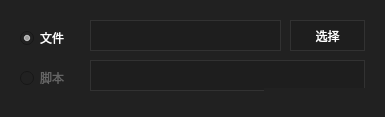
<?xml version="1.0" encoding="UTF-8"?>
<ui version="4.0">
 <class>keyExec</class>
 <widget class="QWidget" name="keyExec">
  <property name="geometry">
   <rect>
    <x>0</x>
    <y>0</y>
    <width>385</width>
    <height>117</height>
   </rect>
  </property>
  <property name="minimumSize">
   <size>
    <width>0</width>
    <height>100</height>
   </size>
  </property>
  <property name="windowTitle">
   <string>Form</string>
  </property>
  <property name="styleSheet">
   <string notr="true">background-color: rgb(33, 33, 33);</string>
  </property>
  <widget class="QLineEdit" name="lineEdit">
   <property name="geometry">
    <rect>
     <x>90</x>
     <y>20</y>
     <width>191</width>
     <height>31</height>
    </rect>
   </property>
   <property name="styleSheet">
    <string notr="true">QLineEdit
{
	color: rgb(255, 255, 255);
	background-color: rgb(30, 30, 30);
	border:1px solid rgb(50,50,50);
	padding-left:10px;
}
QLineEdit:hover
{
	border:1px solid rgb(255,200,0);
}

QLineEdit:selected:active
{
border:1px solid rgb(255,200,0);
}

QLineEdit:!enabled{
	color: rgb(100, 100, 100)
}

</string>
   </property>
   <property name="readOnly">
    <bool>true</bool>
   </property>
  </widget>
  <widget class="QPushButton" name="pushButton">
   <property name="enabled">
    <bool>true</bool>
   </property>
   <property name="geometry">
    <rect>
     <x>290</x>
     <y>20</y>
     <width>75</width>
     <height>31</height>
    </rect>
   </property>
   <property name="styleSheet">
    <string notr="true">QPushButton{
	color: rgb(255, 255, 255);
	background-color: rgb(30, 30, 30);
	border:1px solid rgb(50,50,50);
}
QPushButton:hover{

	border:1px solid rgb(255,200,0);
	color: rgb(255, 255, 255);
}
QPushButton:pressed{
	background-color: rgb(255, 200, 0);
	color: rgb(30, 30, 30);
}

QPushButton:!enabled{
	color: rgb(100, 100, 100)
}</string>
   </property>
   <property name="text">
    <string>选择</string>
   </property>
  </widget>
  <widget class="QRadioButton" name="radioButton">
   <property name="geometry">
    <rect>
     <x>20</x>
     <y>30</y>
     <width>61</width>
     <height>16</height>
    </rect>
   </property>
   <property name="styleSheet">
    <string notr="true">QRadioButton
{
	color: rgb(255, 255, 255);
}
QRadioButton:checked
{
	color: rgb(255, 255, 255);
}
QRadioButton:unchecked
{
	color: rgb(100, 100, 100);
}

</string>
   </property>
   <property name="text">
    <string>文件</string>
   </property>
   <property name="checked">
    <bool>true</bool>
   </property>
  </widget>
  <widget class="QRadioButton" name="radioButton_2">
   <property name="geometry">
    <rect>
     <x>20</x>
     <y>70</y>
     <width>61</width>
     <height>16</height>
    </rect>
   </property>
   <property name="styleSheet">
    <string notr="true">QRadioButton
{
	color: rgb(255, 255, 255);
}
QRadioButton:checked
{
	color: rgb(255, 255, 255);
}
QRadioButton:unchecked
{
	color: rgb(100, 100, 100);
}

</string>
   </property>
   <property name="text">
    <string>脚本</string>
   </property>
  </widget>
  <widget class="QLineEdit" name="lineEdit_2">
   <property name="geometry">
    <rect>
     <x>90</x>
     <y>60</y>
     <width>275</width>
     <height>31</height>
    </rect>
   </property>
   <property name="styleSheet">
    <string notr="true">QLineEdit
{
	color: rgb(255, 255, 255);
	background-color: rgb(30, 30, 30);
	border:1px solid rgb(50,50,50);
	padding-left:10px;
}
QLineEdit:hover
{
	border:1px solid rgb(255,200,0);
}

QLineEdit:selected:active
{
	border:1px solid rgb(255,200,0);
}

QLineEdit:!enabled{
	color: rgb(100, 100, 100)
}
</string>
   </property>
   <property name="text">
    <string/>
   </property>
  </widget>
  <widget class="QScrollArea" name="scrollArea">
   <property name="enabled">
    <bool>true</bool>
   </property>
   <property name="geometry">
    <rect>
     <x>264</x>
     <y>88</y>
     <width>261</width>
     <height>81</height>
    </rect>
   </property>
   <property name="sizePolicy">
    <sizepolicy hsizetype="Preferred" vsizetype="Preferred">
     <horstretch>0</horstretch>
     <verstretch>0</verstretch>
    </sizepolicy>
   </property>
   <property name="minimumSize">
    <size>
     <width>0</width>
     <height>0</height>
    </size>
   </property>
   <property name="styleSheet">
    <string notr="true">QScrollArea{
    border: 0px solid;
    background-color: #212121;
}
QScrollBar:vertical {
    border: none;
	background-color: transparent;
    width: 10px;
    margin: 0px 0 0px 0;
}
QScrollBar::handle:vertical {
    
	background-color: rgb(255, 200, 0);
    min-height: 20px;
    border-radius: 5px;
    border: none;
}
QScrollBar::add-line:vertical {
    border: 0px solid grey;
    background: transparent;
    height: 0px;
    subcontrol-position: bottom;
    subcontrol-origin: margin;
}
QScrollBar::sub-line:vertical {
    border: 0px solid grey;
    background: transparent;
    height: 0px;
    subcontrol-position: top;
    subcontrol-origin: margin;
}
QScrollBar::add-page:vertical, QScrollBar::sub-page:vertical {
    background: none;
    width: 0px;
    height: 0px;
}</string>
   </property>
   <property name="verticalScrollBarPolicy">
    <enum>Qt::ScrollBarAsNeeded</enum>
   </property>
   <property name="horizontalScrollBarPolicy">
    <enum>Qt::ScrollBarAlwaysOff</enum>
   </property>
   <property name="widgetResizable">
    <bool>true</bool>
   </property>
   <widget class="QWidget" name="scrollAreaWidgetContents">
    <property name="geometry">
     <rect>
      <x>0</x>
      <y>0</y>
      <width>261</width>
      <height>81</height>
     </rect>
    </property>
    <property name="minimumSize">
     <size>
      <width>0</width>
      <height>0</height>
     </size>
    </property>
    <property name="styleSheet">
     <string notr="true">background-color:#212121;</string>
    </property>
   </widget>
  </widget>
 </widget>
 <resources/>
 <connections/>
</ui>
